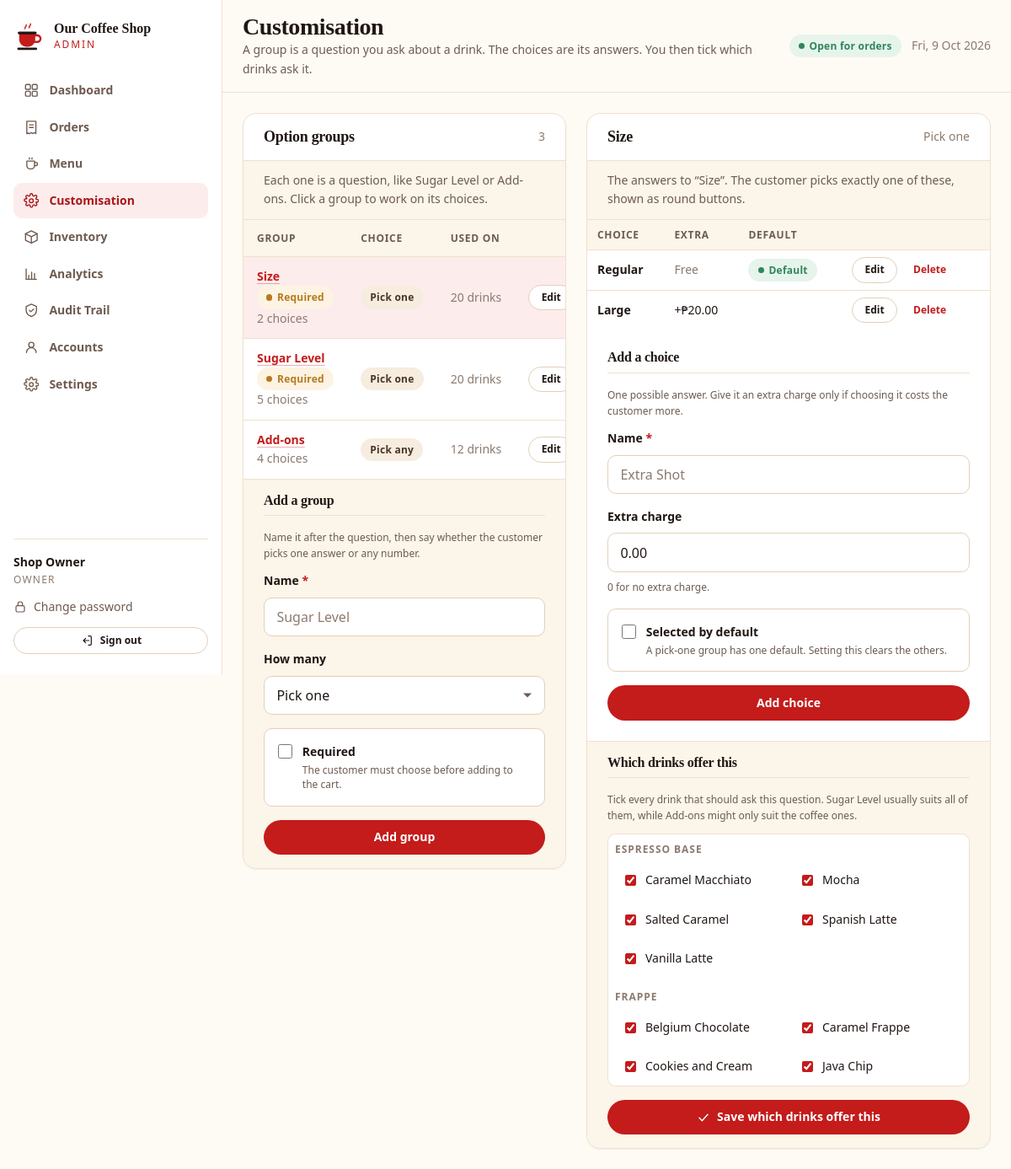
The app's page /admin-site/options.php (signed in) with its own data.
### tables this page shows
CREATE TABLE `option_groups` (
  `id`             INT UNSIGNED NOT NULL AUTO_INCREMENT,
  `name`           VARCHAR(80)  NOT NULL,
  `selection_type` ENUM('single','multiple') NOT NULL DEFAULT 'single',
  `is_required`    TINYINT(1)   NOT NULL DEFAULT 0,
  `sort_order`     SMALLINT     NOT NULL DEFAULT 0,
  PRIMARY KEY (`id`)
);

CREATE TABLE `options` (
  `id`          INT UNSIGNED NOT NULL AUTO_INCREMENT,
  `group_id`    INT UNSIGNED NOT NULL,
  `name`        VARCHAR(80)  NOT NULL,
  `price_delta` DECIMAL(10,2) NOT NULL DEFAULT 0.00,
  `is_default`  TINYINT(1)   NOT NULL DEFAULT 0,
  `sort_order`  SMALLINT     NOT NULL DEFAULT 0,
  PRIMARY KEY (`id`),
  KEY `idx_option_group` (`group_id`),
  CONSTRAINT `fk_option_group` FOREIGN KEY (`group_id`)
    REFERENCES `option_groups` (`id`) ON DELETE CASCADE ON UPDATE CASCADE
);

CREATE TABLE `products` (
  `id`            INT UNSIGNED NOT NULL AUTO_INCREMENT,
  `category_id`   INT UNSIGNED NOT NULL,
  `name`          VARCHAR(120) NOT NULL,
  `slug`          VARCHAR(140) NOT NULL,
  `description`   VARCHAR(400) NULL,
  `price`         DECIMAL(10,2) NOT NULL,
  `image_path`    VARCHAR(255) NULL,
  `is_available`  TINYINT(1)   NOT NULL DEFAULT 1,
  `is_featured`   TINYINT(1)   NOT NULL DEFAULT 0,
  `sort_order`    SMALLINT     NOT NULL DEFAULT 0,
  `created_at`    TIMESTAMP    NOT NULL DEFAULT CURRENT_TIMESTAMP,
  `updated_at`    TIMESTAMP    NOT NULL DEFAULT CURRENT_TIMESTAMP ON UPDATE CURRENT_TIMESTAMP,
  PRIMARY KEY (`id`),
  UNIQUE KEY `uq_product_slug` (`slug`),
  KEY `idx_product_category` (`category_id`),
  KEY `idx_product_available` (`is_available`),
  CONSTRAINT `fk_product_category` FOREIGN KEY (`category_id`)
    REFERENCES `categories` (`id`) ON DELETE CASCADE ON UPDATE CASCADE
);

CREATE TABLE `categories` (
  `id`          INT UNSIGNED NOT NULL AUTO_INCREMENT,
  `name`        VARCHAR(80)  NOT NULL,
  `slug`        VARCHAR(80)  NOT NULL,
  `description` VARCHAR(255) NULL,
  `sort_order`  SMALLINT     NOT NULL DEFAULT 0,
  `is_active`   TINYINT(1)   NOT NULL DEFAULT 1,
  `created_at`  TIMESTAMP    NOT NULL DEFAULT CURRENT_TIMESTAMP,
  PRIMARY KEY (`id`),
  UNIQUE KEY `uq_category_slug` (`slug`),
  KEY `idx_category_sort` (`sort_order`)
);

### shared/db.php (called while the page is built, shortened)
<?php
function db(): PDO
{
    static $pdo = null;
    if ($pdo instanceof PDO) {
        return $pdo;
    }
    $dsn = sprintf(
        'mysql:host=%s;port=%d;dbname=%s;charset=%s',
        DB_HOST,
        DB_PORT,
        DB_NAME,
        DB_CHARSET
    );
    try {
        $pdo = new PDO($dsn, DB_USER, DB_PASS, [
            PDO::ATTR_ERRMODE            => PDO::ERRMODE_EXCEPTION,
            PDO::ATTR_DEFAULT_FETCH_MODE => PDO::FETCH_ASSOC,
            PDO::ATTR_EMULATE_PREPARES   => false,
            PDO::ATTR_STRINGIFY_FETCHES  => false,
        ]);
        $offset = (new DateTime('now', new DateTimeZone(date_default_timezone_get())))->format('P');
        $pdo->exec("SET time_zone = '" . $offset . "'");
    } catch (PDOException $e) {
        error_log('Database connection failed: ' . $e->getMessage());
        if (APP_DEBUG) {
            throw $e;
        }
        http_response_code(503);
        exit('The system is temporarily unavailable. Please try again in a moment.');
    }
    return $pdo;
}
function db_query(string $sql, array $params = []): PDOStatement
{
    $stmt = db()->prepare($sql);
    $stmt->execute($params);
    return $stmt;
}
function db_one(string $sql, array $params = []): ?array
{
    $row = db_query($sql, $params)->fetch();
    return $row === false ? null : $row;
}
function db_all(string $sql, array $params = []): array
{
    return db_query($sql, $params)->fetchAll();
}

### shared/helpers.php (called while the page is built, shortened)
<?php
function e(?string $value): string
{
    return htmlspecialchars($value ?? '', ENT_QUOTES | ENT_SUBSTITUTE, 'UTF-8');
}
function peso(float|string|int $amount): string
{
    return '₱' . number_format((float) $amount, 2);
}

### admin-site/options.php (the view, shortened to what this page needs)
<?php
require_once __DIR__ . '/partials/layout.php';
$groups = db_all(
    'SELECT g.*,
            (SELECT COUNT(*) FROM options o WHERE o.group_id = g.id) AS option_count,
            (SELECT COUNT(*) FROM product_option_groups pog WHERE pog.group_id = g.id) AS product_count
     FROM option_groups g
     ORDER BY g.sort_order ASC, g.name ASC'
);
$selectedId = get_int('group');
if ($selectedId === 0 && $groups !== []) {
    $selectedId = (int) $groups[0]['id'];
}
$selected = $selectedId > 0
    ? db_one('SELECT * FROM option_groups WHERE id = ? LIMIT 1', [$selectedId])
    : null;
$options = $selected === null ? [] : db_all(
    'SELECT * FROM options WHERE group_id = ? ORDER BY sort_order ASC, name ASC',
    [$selectedId]
);
$editGroup = null;
$editOption = null;
$products = db_all(
    'SELECT p.id, p.name, c.name AS category_name
     FROM products p
     JOIN categories c ON c.id = p.category_id
     ORDER BY c.name ASC, p.name ASC'
);
$assigned = $selected === null ? [] : array_map(
    'intval',
    array_column(
        db_all('SELECT product_id FROM product_option_groups WHERE group_id = ?', [$selectedId]),
        'product_id'
    )
);
?>
<div class="options-grid" id="options-live" data-live-region>
  <section class="card">
    <div class="card-header">
      <h2>Option groups</h2>
      <span class="small subtle"><?= count($groups) ?></span>
    </div>
    <p class="panel-help">
      Each one is a question, like Sugar Level or Add-ons. Click a group to work on its choices.
    </p>
    <?php if ($groups === []): ?>
      <div class="empty">
        <?= admin_icon('icon-settings', 'empty-icon') ?>
        <h3>No option groups yet</h3>
        <p class="mb-0">Add one, for example Sugar Level or Add-ons.</p>
      </div>
    <?php else: ?>
      <div class="table-wrap table-flush">
        <table class="table">
          <thead>
            <tr>
              <th scope="col">Group</th>
              <th scope="col">Choice</th>
              <th scope="col">Used on</th>
              <th scope="col"><span class="visually-hidden">Actions</span></th>
            </tr>
          </thead>
          <tbody>
            <?php foreach ($groups as $group): ?>
              <tr class="<?= (int) $group['id'] === $selectedId ? 'row-low' : '' ?>"
                  data-group-row="<?= (int) $group['id'] ?>">
                <td>
                  <a class="bold" data-group-link="<?= (int) $group['id'] ?>"
                     href="<?= e(admin_url('options.php')) ?>?group=<?= (int) $group['id'] ?>">
                    <?= e((string) $group['name']) ?>
                  </a>
                  <?php if ((int) $group['is_required'] === 1): ?>
                    <span class="badge badge-pending">Required</span>
                  <?php endif; ?>
                  <br>
                  <span class="small subtle"><?= (int) $group['option_count'] ?> choices</span>
                </td>
                <td>
                  <span class="badge badge-plain">
                    <?= $group['selection_type'] === 'single' ? 'Pick one' : 'Pick any' ?>
                  </span>
                </td>
                <td class="small subtle nowrap"><?= (int) $group['product_count'] ?> drinks</td>
                <td class="right nowrap">
                  <a class="btn btn-sm btn-secondary"
                     href="<?= e(admin_url('options.php')) ?>?group=<?= (int) $group['id'] ?>&edit_group=<?= (int) $group['id'] ?>#group-form"
                     data-edit-dialog="Edit group" data-edit-from="#group-form">Edit</a>
                </td>
              </tr>
            <?php endforeach; ?>
          </tbody>
        </table>
      </div>
    <?php endif; ?>
    <div class="card-footer" id="group-form">
      <h3 class="form-heading"><?= $editGroup === null ? 'Add a group' : 'Edit group' ?></h3>
      <p class="panel-help panel-help-flush">
        Name it after the question, then say whether the customer picks one answer or any number.
      </p>
      <form method="post" action="<?= e(admin_url('options.php')) ?>">
        <div class="field">
          <label class="label" for="group_name">Name <span class="req">*</span></label>
          <input class="input" type="text" id="group_name" name="name" maxlength="80" required
                 value="<?= e((string) ($editGroup['name'] ?? '')) ?>"
                 placeholder="Sugar Level">
        </div>
        <div class="field-row">
          <div class="field">
            <label class="label" for="selection_type">How many</label>
            <select class="select" id="selection_type" name="selection_type">
              <option value="single"<?= ($editGroup['selection_type'] ?? 'single') === 'single' ? ' selected' : '' ?>>
                Pick one
              </option>
            </select>
          </div>
        </div>
        <label class="choice">
          <input type="checkbox" name="is_required" value="1"
                 <?= (int) ($editGroup['is_required'] ?? 0) === 1 ? 'checked' : '' ?>>
          <span>
            <span class="choice-title">Required</span>
            <span class="choice-note">The customer must choose before adding to the cart.</span>
          </span>
        </label>
        <div class="row mt-4">
          <button type="submit" class="btn grow" data-busy-label="Saving">
            <?= $editGroup === null ? 'Add group' : 'Save group' ?>
          </button>
        </div>
      </form>
    </div>
  </section>
  <section class="card" id="choices-panel" data-selected-group="<?= (int) $selectedId ?>">
    <div class="card-header">
      <h2><?= $selected === null ? 'Choices' : e((string) $selected['name']) ?></h2>
      <?php if ($selected !== null): ?>
        <span class="small subtle">
          <?= $selected['selection_type'] === 'single' ? 'Pick one' : 'Pick any' ?>
        </span>
      <?php endif; ?>
    </div>
    <?php if ($selected !== null): ?>
      <p class="panel-help">
        The answers to &ldquo;<?= e((string) $selected['name']) ?>&rdquo;.
        <?= $selected['selection_type'] === 'single'
            ? 'The customer picks exactly one of these, shown as round buttons.'
            : 'The customer can tick any number of these, or none.' ?>
      </p>
    <?php endif; ?>
    <?php if ($selected === null): ?>
      <div class="empty">
        <?= admin_icon('icon-settings', 'empty-icon') ?>
        <h3>Nothing selected</h3>
        <p class="mb-0">Add a group first, then its choices appear here.</p>
      </div>
    <?php else: ?>
      <?php if ($options === []): ?>
        <div class="empty">
          <?= admin_icon('icon-plus', 'empty-icon') ?>
          <h3>No choices yet</h3>
          <p class="mb-0">Add the first one below, for example "No Sugar".</p>
        </div>
      <?php else: ?>
        <div class="table-wrap table-flush">
          <table class="table table-compact">
            <thead>
              <tr>
                <th scope="col">Choice</th>
                <th scope="col">Extra</th>
                <th scope="col">Default</th>
                <th scope="col"><span class="visually-hidden">Actions</span></th>
              </tr>
            </thead>
            <tbody>
              <?php foreach ($options as $option): ?>
                <tr>
                  <td class="bold"><?= e((string) $option['name']) ?></td>
                  <td class="tabular nowrap">
                    <?= (float) $option['price_delta'] > 0 ? '+' . e(peso($option['price_delta'])) : '<span class="subtle">Free</span>' ?>
                  </td>
                  <td>
                    <?php if ((int) $option['is_default'] === 1): ?>
                      <span class="badge badge-ready">Default</span>
                    <?php endif; ?>
                  </td>
                  <td class="right nowrap">
                    <a class="btn btn-sm btn-secondary"
                       href="<?= e(admin_url('options.php')) ?>?group=<?= $selectedId ?>&edit_option=<?= (int) $option['id'] ?>#option-form"
                       data-edit-dialog="Edit choice" data-edit-from="#option-form">Edit</a>
                    <form method="post" action="<?= e(admin_url('options.php')) ?>" class="inline-form"
                        data-live-form="#options-live">
                      <button type="submit" class="btn btn-sm btn-ghost"
                              data-confirm="Remove <?= e((string) $option['name']) ?>?">Delete</button>
                    </form>
                  </td>
                </tr>
              <?php endforeach; ?>
            </tbody>
          </table>
        </div>
      <?php endif; ?>
      <div class="card-body" id="option-form">
        <h3 class="form-heading"><?= $editOption === null ? 'Add a choice' : 'Edit choice' ?></h3>
        <p class="panel-help panel-help-flush">
          One possible answer. Give it an extra charge only if choosing it costs the customer more.
        </p>
        <form method="post" action="<?= e(admin_url('options.php')) ?>">
          <div class="field-row">
            <div class="field">
              <label class="label" for="option_name">Name <span class="req">*</span></label>
              <input class="input" type="text" id="option_name" name="name" maxlength="80" required
                     value="<?= e((string) ($editOption['name'] ?? '')) ?>"
                     placeholder="Extra Shot">
            </div>
            <div class="field">
              <label class="label" for="price_delta">Extra charge</label>
              <input class="input tabular" type="number" id="price_delta" name="price_delta"
                     step="0.01" min="0"
                     value="<?= e(number_format((float) ($editOption['price_delta'] ?? 0), 2, '.', '')) ?>">
              <p class="hint">0 for no extra charge.</p>
            </div>
          </div>
          <label class="choice">
            <input type="checkbox" name="is_default" value="1"
                   <?= (int) ($editOption['is_default'] ?? 0) === 1 ? 'checked' : '' ?>>
            <span>
              <span class="choice-title">Selected by default</span>
              <span class="choice-note">
                <?= $selected['selection_type'] === 'single'
                    ? 'A pick-one group has one default. Setting this clears the others.'
                    : 'Pre-ticked when the customer opens the drink.' ?>
              </span>
            </span>
          </label>
          <div class="row mt-4">
            <button type="submit" class="btn grow" data-busy-label="Saving">
              <?= $editOption === null ? 'Add choice' : 'Save choice' ?>
            </button>
          </div>
        </form>
      </div>
      <div class="card-footer">
        <h3 class="form-heading">Which drinks offer this</h3>
        <p class="panel-help panel-help-flush">
          Tick every drink that should ask this question. Sugar Level usually suits all of them,
          while Add-ons might only suit the coffee ones.
        </p>
        <?php if ($products === []): ?>
          <p class="small subtle mb-0">There are no drinks on the menu yet.</p>
        <?php else: ?>
          <form method="post" action="<?= e(admin_url('options.php')) ?>">
            <div class="assign-grid">
              <?php
              $currentCategory = null;
              foreach ($products as $product):
                  if ($product['category_name'] !== $currentCategory):
                      $currentCategory = $product['category_name'];
                      ?>
                      <p class="assign-heading"><?= e((string) $currentCategory) ?></p>
                      <?php
                  endif;
              ?>
                <label class="assign-item">
                  <input type="checkbox" name="product_ids[]" value="<?= (int) $product['id'] ?>"
                         <?= in_array((int) $product['id'], $assigned, true) ? 'checked' : '' ?>>
                  <span><?= e((string) $product['name']) ?></span>
                </label>
              <?php endforeach; ?>
            </div>
            <button type="submit" class="btn btn-block mt-4" data-busy-label="Saving">
              <?= admin_icon('icon-check', 'icon-sm') ?> Save which drinks offer this
            </button>
          </form>
        <?php endif; ?>
      </div>
    <?php endif; ?>
  </section>
</div>

### records on screen
option_groups: name "Size", is_required "Required", option_count "2", selection_type "Pick one", product_count "20"
option_groups: name "Sugar Level", is_required "Required", option_count "5", selection_type "Pick one", product_count "20"
option_groups: name "Add-ons", option_count "4", selection_type "Pick any", product_count "12"
options: name "Regular", price_delta "Free", is_default "Default"
options: name "Large", price_delta "₱20.00"
products: category.name "ESPRESSO BASE", id "☑", name "Caramel Macchiato"
products: id "☑", name "Mocha"
products: id "☑", name "Salted Caramel"
products: id "☑", name "Spanish Latte"
products: id "☑", name "Vanilla Latte"
products: category.name "FRAPPE", id "☑", name "Belgium Chocolate"
products: id "☑", name "Caramel Frappe"
products: id "☑", name "Cookies and Cream"
products: id "☑", name "Java Chip"

### other values on screen
setting('shop_name', APP_NAME) "Our Coffee Shop"
$item['label'] "Dashboard"
$item['label'] "Orders"
$item['label'] "Menu"
$item['label'] "Customisation"
$item['label'] "Inventory"
$item['label'] "Analytics"
$item['label'] "Audit Trail"
$item['label'] "Accounts"
$item['label'] "Settings"
$name "Shop Owner"
$heading "Customisation"
$subtitle "A group is a question you ask about a drink. The choices are its answers. You then tick which drinks ask it."
count($groups) "3"
